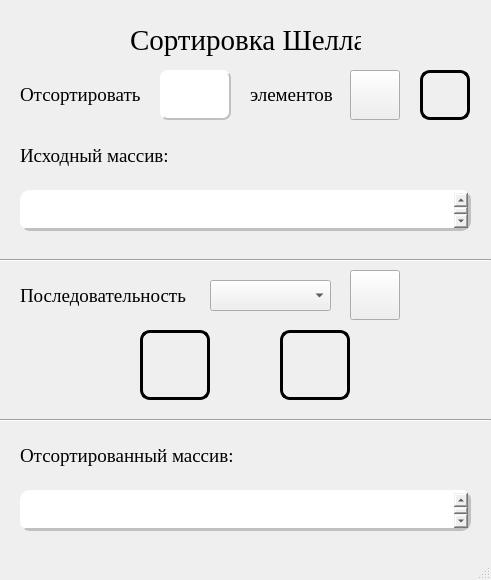
<?xml version="1.0" encoding="UTF-8"?>
<ui version="4.0">
 <class>MainWindow</class>
 <widget class="QMainWindow" name="MainWindow">
  <property name="geometry">
   <rect>
    <x>0</x>
    <y>0</y>
    <width>491</width>
    <height>580</height>
   </rect>
  </property>
  <property name="windowTitle">
   <string>MainWindow</string>
  </property>
  <widget class="QWidget" name="centralwidget">
   <widget class="QLabel" name="title">
    <property name="geometry">
     <rect>
      <x>20</x>
      <y>70</y>
      <width>131</width>
      <height>50</height>
     </rect>
    </property>
    <property name="font">
     <font>
      <family>Times New Roman</family>
      <pointsize>14</pointsize>
      <weight>50</weight>
      <italic>false</italic>
      <bold>false</bold>
     </font>
    </property>
    <property name="text">
     <string>Отсортировать </string>
    </property>
   </widget>
   <widget class="QPushButton" name="incrementShell">
    <property name="geometry">
     <rect>
      <x>140</x>
      <y>330</y>
      <width>70</width>
      <height>70</height>
     </rect>
    </property>
    <property name="autoFillBackground">
     <bool>false</bool>
    </property>
    <property name="styleSheet">
     <string notr="true">border-style: outset;
border-width: 3px;
border-radius: 10px;
border-color: black;
font: bold 14px;
padding: 6px;
color: white;</string>
    </property>
    <property name="text">
     <string/>
    </property>
   </widget>
   <widget class="QPushButton" name="array">
    <property name="geometry">
     <rect>
      <x>420</x>
      <y>70</y>
      <width>50</width>
      <height>50</height>
     </rect>
    </property>
    <property name="styleSheet">
     <string notr="true">border-style: outset;
border-width: 3px;
border-radius: 10px;
border-color: black;
font: bold 14px;
padding: 6px;
color: white;</string>
    </property>
    <property name="text">
     <string/>
    </property>
   </widget>
   <widget class="QTextEdit" name="before_sort">
    <property name="geometry">
     <rect>
      <x>20</x>
      <y>190</y>
      <width>451</width>
      <height>41</height>
     </rect>
    </property>
    <property name="font">
     <font>
      <family>Times New Roman</family>
      <pointsize>18</pointsize>
     </font>
    </property>
    <property name="styleSheet">
     <string notr="true">border-style: outset;
border-width: 3px;
border-radius: 10px;
border-color: silver;</string>
    </property>
   </widget>
   <widget class="QTextEdit" name="after_sort">
    <property name="geometry">
     <rect>
      <x>20</x>
      <y>490</y>
      <width>451</width>
      <height>41</height>
     </rect>
    </property>
    <property name="font">
     <font>
      <family>Times New Roman</family>
      <pointsize>18</pointsize>
     </font>
    </property>
    <property name="styleSheet">
     <string notr="true">border-style: outset;
border-width: 3px;
border-radius: 10px;
border-color: silver;</string>
    </property>
   </widget>
   <widget class="QLabel" name="title_2">
    <property name="geometry">
     <rect>
      <x>130</x>
      <y>20</y>
      <width>231</width>
      <height>41</height>
     </rect>
    </property>
    <property name="font">
     <font>
      <family>Times New Roman</family>
      <pointsize>22</pointsize>
      <weight>50</weight>
      <italic>false</italic>
      <bold>false</bold>
     </font>
    </property>
    <property name="text">
     <string>Сортировка Шелла</string>
    </property>
   </widget>
   <widget class="QLabel" name="title_3">
    <property name="geometry">
     <rect>
      <x>250</x>
      <y>70</y>
      <width>91</width>
      <height>50</height>
     </rect>
    </property>
    <property name="font">
     <font>
      <family>Times New Roman</family>
      <pointsize>14</pointsize>
      <weight>50</weight>
      <italic>false</italic>
      <bold>false</bold>
     </font>
    </property>
    <property name="text">
     <string>элементов</string>
    </property>
   </widget>
   <widget class="QPushButton" name="info2">
    <property name="geometry">
     <rect>
      <x>350</x>
      <y>270</y>
      <width>50</width>
      <height>50</height>
     </rect>
    </property>
    <property name="text">
     <string/>
    </property>
   </widget>
   <widget class="QPushButton" name="info1">
    <property name="geometry">
     <rect>
      <x>350</x>
      <y>70</y>
      <width>50</width>
      <height>50</height>
     </rect>
    </property>
    <property name="styleSheet">
     <string notr="true"/>
    </property>
    <property name="text">
     <string/>
    </property>
   </widget>
   <widget class="QLineEdit" name="lineEdit">
    <property name="geometry">
     <rect>
      <x>160</x>
      <y>70</y>
      <width>71</width>
      <height>50</height>
     </rect>
    </property>
    <property name="font">
     <font>
      <family>Times New Roman</family>
      <pointsize>20</pointsize>
      <weight>50</weight>
      <italic>false</italic>
      <bold>false</bold>
     </font>
    </property>
    <property name="styleSheet">
     <string notr="true">border-style: outset;
border-width: 2px;
border-radius: 8px;
border-color: silver;
padding: 6px;</string>
    </property>
    <property name="maxLength">
     <number>5</number>
    </property>
   </widget>
   <widget class="Line" name="line">
    <property name="geometry">
     <rect>
      <x>0</x>
      <y>250</y>
      <width>491</width>
      <height>20</height>
     </rect>
    </property>
    <property name="styleSheet">
     <string notr="true">color: black;</string>
    </property>
    <property name="orientation">
     <enum>Qt::Horizontal</enum>
    </property>
   </widget>
   <widget class="QLabel" name="label">
    <property name="geometry">
     <rect>
      <x>20</x>
      <y>140</y>
      <width>161</width>
      <height>31</height>
     </rect>
    </property>
    <property name="font">
     <font>
      <family>Times New Roman</family>
      <pointsize>14</pointsize>
     </font>
    </property>
    <property name="text">
     <string>Исходный массив: </string>
    </property>
   </widget>
   <widget class="QLabel" name="label_2">
    <property name="geometry">
     <rect>
      <x>20</x>
      <y>440</y>
      <width>221</width>
      <height>31</height>
     </rect>
    </property>
    <property name="font">
     <font>
      <family>Times New Roman</family>
      <pointsize>14</pointsize>
     </font>
    </property>
    <property name="text">
     <string>Отсортированный массив: </string>
    </property>
   </widget>
   <widget class="QPushButton" name="step1">
    <property name="geometry">
     <rect>
      <x>280</x>
      <y>330</y>
      <width>70</width>
      <height>70</height>
     </rect>
    </property>
    <property name="styleSheet">
     <string notr="true">border-style: outset;
border-width: 3px;
border-radius: 10px;
border-color: black;
font: bold 14px;
padding: 6px;
color: white;</string>
    </property>
    <property name="text">
     <string/>
    </property>
   </widget>
   <widget class="Line" name="line_5">
    <property name="geometry">
     <rect>
      <x>0</x>
      <y>410</y>
      <width>491</width>
      <height>20</height>
     </rect>
    </property>
    <property name="styleSheet">
     <string notr="true">color: black;</string>
    </property>
    <property name="orientation">
     <enum>Qt::Horizontal</enum>
    </property>
   </widget>
   <widget class="QComboBox" name="comboBox">
    <property name="geometry">
     <rect>
      <x>210</x>
      <y>280</y>
      <width>121</width>
      <height>31</height>
     </rect>
    </property>
    <property name="font">
     <font>
      <family>Times New Roman</family>
      <pointsize>14</pointsize>
     </font>
    </property>
    <property name="layoutDirection">
     <enum>Qt::LeftToRight</enum>
    </property>
   </widget>
   <widget class="QLabel" name="label_3">
    <property name="geometry">
     <rect>
      <x>20</x>
      <y>280</y>
      <width>171</width>
      <height>31</height>
     </rect>
    </property>
    <property name="font">
     <font>
      <family>Times New Roman</family>
      <pointsize>14</pointsize>
     </font>
    </property>
    <property name="text">
     <string>Последовательность</string>
    </property>
   </widget>
  </widget>
  <widget class="QMenuBar" name="menubar">
   <property name="geometry">
    <rect>
     <x>0</x>
     <y>0</y>
     <width>491</width>
     <height>21</height>
    </rect>
   </property>
  </widget>
  <widget class="QStatusBar" name="statusbar"/>
 </widget>
 <resources/>
 <connections/>
</ui>
